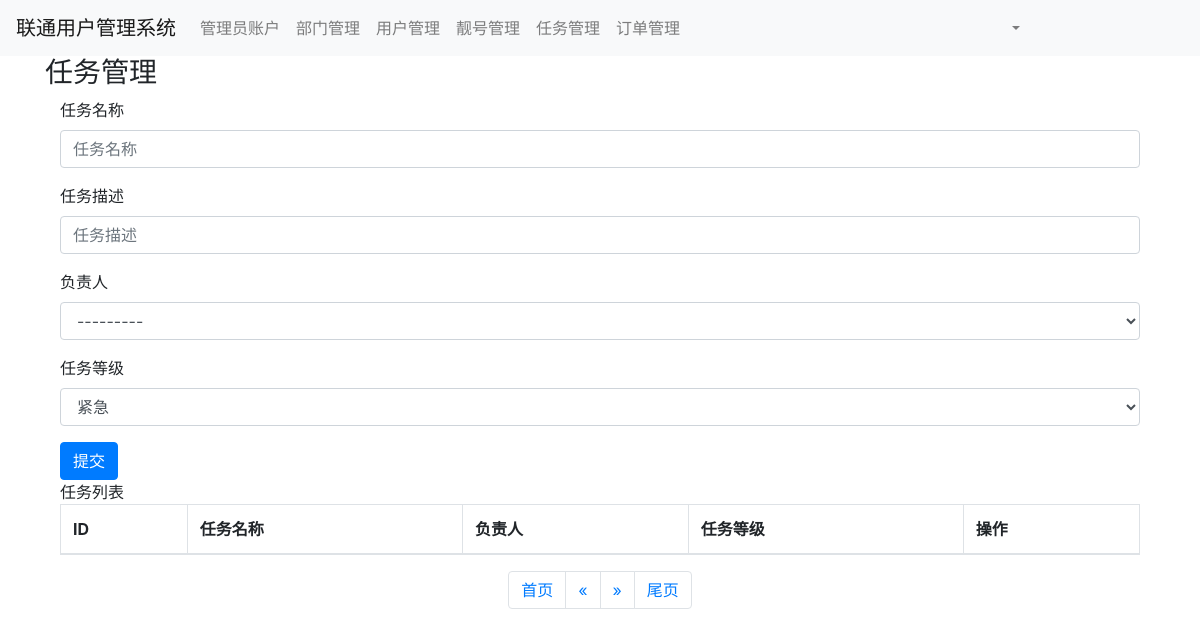
/task/list/?page=6 (signed in), run on an earlier commit of the app's database.
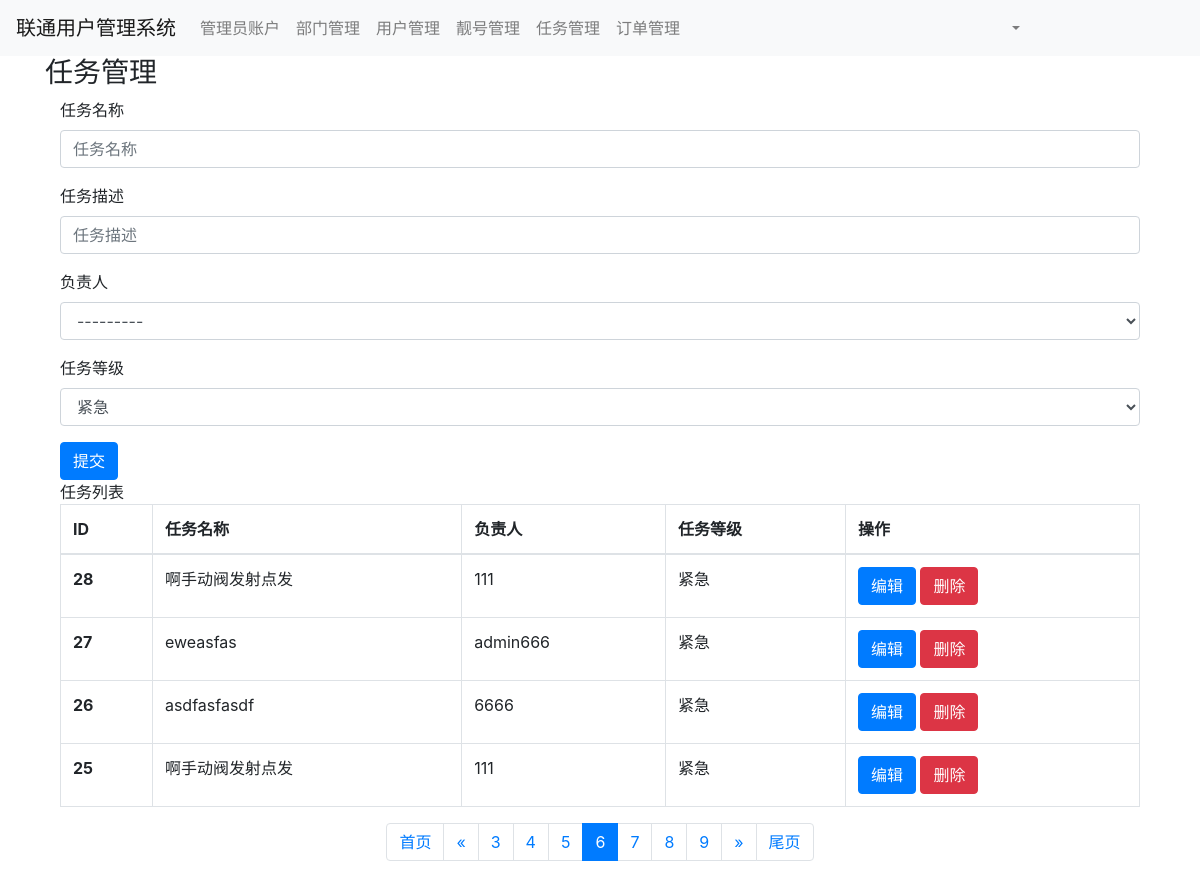
And on a later commit of the database.
### app01/models.py (models this page shows, shortened)
class Task(models.Model):
    level_choices = (
        (1, "紧急"),
        (2, "重要"),
        (3, "临时"),
    )
    title = models.CharField(verbose_name="任务名称", max_length=64)
    detail = models.TextField(verbose_name="任务描述")
    user = models.ForeignKey(verbose_name="负责人", to="Admin", to_field="id", on_delete=models.CASCADE)
    level = models.SmallIntegerField(verbose_name="任务等级", choices=level_choices, default=1)

class Admin(models.Model):
    username = models.CharField(verbose_name="用户名", max_length=32)
    password = models.CharField(
        verbose_name="密码",
        max_length=64,
    )
    def __str__(self):
        return self.username

### app01/views.py (the view)
# urls.py: path('task/list/', views.task_list),
def task_list(request):
    form = forms.TaskModelForm()
    query_set = models.Task.objects.all().order_by("-id")
    page_object = Pagination(request, queryset=query_set, page_size=4, plus=3)
    page_queryset = page_object.page_queryset
    page_string = page_object.gennerate_html()
    context = {
        "form": form,
        "task_list": page_queryset,
        "page_string": page_string,
    }
    return render(request, "task_list.html", context=context)

### app01/forms.py
class TaskModelForm(BaseModelForm):
    class Meta:
        model = models.Task
        fields = "__all__"
        widgets = {
            "detail": forms.TextInput
        }

### app01/templates/task_list.html (shortened to what this page needs)
{% extends "base.html" %}
{% block content %}
    <div class="container">
        <div class="panel panel-default">
            <div class="panel-heading">
                <h3 class="panel-title">任务管理</h3>
            </div>
            <div class="panel-body">
                <div class="container">
                    <form id="form_add" style="margin-bottom: 10px">
                        {% for field in form %}
                            <div class="form-group">
                                <label>{{ field.label }}</label>
                                {{ field }}
                            </div>
                        {% endfor %}
                    </form>
                    <div class="col-xs-12">
                        <button class="btn btn-primary" type="submit" id="btn_add">提交</button>
                    </div>
                </div>
                <div class="container">
                    <div class="panel panel-default">
                        <div class="panel-heading">
                            任务列表
                        </div>
                        <table class="table table-bordered">
                            <thead>
                            <tr>
                                <th>ID</th>
                                <th>任务名称</th>
                                <th>负责人</th>
                                <th>任务等级</th>
                                <th>操作</th>
                            </tr>
                            </thead>
                            <tbody>
                            {% for object in task_list %}
                                <tr>
                                    <th scope="row">{{ object.id }}</th>
                                    <td>{{ object.title }}</td>
                                    <td>{{ object.user.username }}</td>
                                    <td>{{ object.get_level_display }}</td>
                                    <td>
                                        <a class="btn btn-primary btn-xs"
                                           href="#">编辑</a>
                                        <a class=" btn btn-danger btn-xs"
                                           href="#">删除</a>
                                    </td>
                                </tr>
                            {% endfor %}
                            </tbody>
                        </table>
                    </div>
                    {{ page_string }}
                </div>
            </div>
        </div>
    </div>
{% endblock %}

What changed in the data, as far as the page shows it:
added Task: id "28", title "啊手动阀发射点发", user.username "111", level "紧急"
added Task: id "27", title "eweasfas", user.username "admin666", level "紧急"
added Task: id "26", title "asdfasfasdf", user.username "6666", level "紧急"
added Task: id "25", title "啊手动阀发射点发", user.username "111", level "紧急"
Also different on the page:
{{ page_string }}: "首页 « » 尾页" → "首页 « 3 4 5 6 7 8 9 » 尾页"
